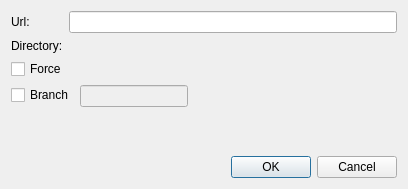
<?xml version="1.0" encoding="UTF-8"?>
<ui version="4.0">
 <class>SubmoduleInfoDialog</class>
 <widget class="QDialog" name="SubmoduleInfoDialog">
  <property name="geometry">
   <rect>
    <x>0</x>
    <y>0</y>
    <width>408</width>
    <height>189</height>
   </rect>
  </property>
  <property name="windowTitle">
   <string>Add new submodule</string>
  </property>
  <layout class="QVBoxLayout" name="verticalLayout">
   <item>
    <layout class="QFormLayout" name="formLayout">
     <item row="0" column="0">
      <widget class="QLabel" name="label">
       <property name="sizePolicy">
        <sizepolicy hsizetype="Maximum" vsizetype="Preferred">
         <horstretch>0</horstretch>
         <verstretch>0</verstretch>
        </sizepolicy>
       </property>
       <property name="text">
        <string>Url:</string>
       </property>
      </widget>
     </item>
     <item row="1" column="0">
      <widget class="QLabel" name="label_2">
       <property name="text">
        <string>Directory:</string>
       </property>
      </widget>
     </item>
     <item row="1" column="1">
      <layout class="QHBoxLayout" name="horizontalLayout_4">
       <item>
        <widget class="KUrlRequester" name="lineEditPath">
         <property name="mode">
          <set>KFile::Directory|KFile::LocalOnly</set>
         </property>
        </widget>
       </item>
      </layout>
     </item>
     <item row="0" column="1">
      <widget class="QLineEdit" name="lineEditUrl"/>
     </item>
    </layout>
   </item>
   <item>
    <layout class="QFormLayout" name="formLayout_2">
     <property name="fieldGrowthPolicy">
      <enum>QFormLayout::FieldsStayAtSizeHint</enum>
     </property>
     <item row="0" column="0">
      <widget class="QCheckBox" name="checkBoxForce">
       <property name="text">
        <string>Force</string>
       </property>
      </widget>
     </item>
     <item row="1" column="0">
      <widget class="QCheckBox" name="checkBoxBranch">
       <property name="text">
        <string>Branch</string>
       </property>
      </widget>
     </item>
     <item row="1" column="1">
      <widget class="QLineEdit" name="lineEditBranch">
       <property name="enabled">
        <bool>false</bool>
       </property>
      </widget>
     </item>
    </layout>
   </item>
   <item>
    <spacer name="verticalSpacer">
     <property name="orientation">
      <enum>Qt::Vertical</enum>
     </property>
     <property name="sizeHint" stdset="0">
      <size>
       <width>20</width>
       <height>195</height>
      </size>
     </property>
    </spacer>
   </item>
   <item>
    <widget class="QDialogButtonBox" name="buttonBox">
     <property name="orientation">
      <enum>Qt::Horizontal</enum>
     </property>
     <property name="standardButtons">
      <set>QDialogButtonBox::Cancel|QDialogButtonBox::Ok</set>
     </property>
    </widget>
   </item>
  </layout>
 </widget>
 <customwidgets>
  <customwidget>
   <class>KUrlRequester</class>
   <extends>QWidget</extends>
   <header>kurlrequester.h</header>
  </customwidget>
 </customwidgets>
 <tabstops>
  <tabstop>lineEditUrl</tabstop>
  <tabstop>checkBoxForce</tabstop>
  <tabstop>checkBoxBranch</tabstop>
  <tabstop>lineEditBranch</tabstop>
 </tabstops>
 <resources/>
 <connections>
  <connection>
   <sender>buttonBox</sender>
   <signal>accepted()</signal>
   <receiver>SubmoduleInfoDialog</receiver>
   <slot>accept()</slot>
   <hints>
    <hint type="sourcelabel">
     <x>257</x>
     <y>167</y>
    </hint>
    <hint type="destinationlabel">
     <x>157</x>
     <y>274</y>
    </hint>
   </hints>
  </connection>
  <connection>
   <sender>buttonBox</sender>
   <signal>rejected()</signal>
   <receiver>SubmoduleInfoDialog</receiver>
   <slot>reject()</slot>
   <hints>
    <hint type="sourcelabel">
     <x>325</x>
     <y>167</y>
    </hint>
    <hint type="destinationlabel">
     <x>286</x>
     <y>274</y>
    </hint>
   </hints>
  </connection>
  <connection>
   <sender>checkBoxBranch</sender>
   <signal>clicked(bool)</signal>
   <receiver>lineEditBranch</receiver>
   <slot>setEnabled(bool)</slot>
   <hints>
    <hint type="sourcelabel">
     <x>29</x>
     <y>112</y>
    </hint>
    <hint type="destinationlabel">
     <x>161</x>
     <y>117</y>
    </hint>
   </hints>
  </connection>
 </connections>
</ui>
